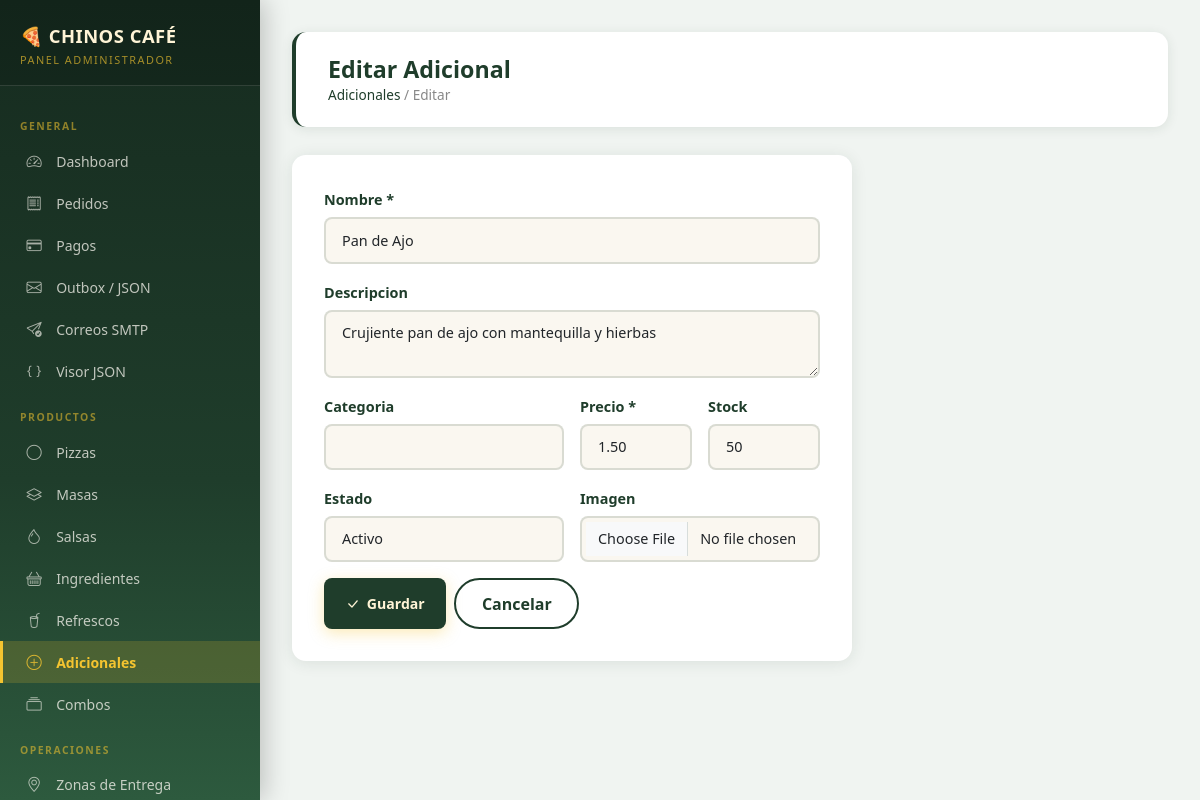
Page /admin/adicionales/editar/1 (signed in) on the committed database.
### app/models.py (models this page shows)
class Extra(db.Model):
    __tablename__ = 'adicionales'
    id = db.Column(db.Integer, primary_key=True)
    nombre = db.Column(db.String(100), nullable=False)
    descripcion = db.Column(db.Text)
    categoria = db.Column(db.String(80))
    precio = db.Column(db.Numeric(10, 2), nullable=False)
    stock = db.Column(db.Integer, default=50)
    imagen = db.Column(db.String(255))
    estado = db.Column(db.String(20), default='activo')

### app/routes/admin.py (the view, shortened to what this page needs)
@admin_bp.route('/adicionales/editar/<int:aid>', methods=['GET', 'POST'])
@login_required
@require_admin
def editar_adicional(aid):
    item = Extra.query.get_or_404(aid)
    return render_template('admin/editar_adicional.html', adicional=item)

### app/models.py (called while the page is built)
    @property
    def rol_nombre(self):
        return self.role.nombre if self.role else ''

    def is_admin(self):
        return self.rol_nombre == 'Administrador'

### app/routes/admin.py (called while the page is built)
def require_admin(f):
    from functools import wraps
    @wraps(f)
    def decorated(*args, **kwargs):
        if not current_user.is_authenticated or not current_user.is_admin():
            flash('Acceso restringido a administradores.', 'danger')
            return redirect(url_for('public.index'))
        return f(*args, **kwargs)
    return decorated

### app/templates/admin/editar_adicional.html (shortened to what this page needs)
{% extends "admin/base_admin.html" %}
{% block content %}
<div class="page-header"><div><h1>Editar Adicional</h1><div class="breadcrumb-custom"><a href="{{ url_for('admin.adicionales') }}">Adicionales</a> / Editar</div></div></div>
<div class="form-card" style="max-width:560px">
  <form method="POST" enctype="multipart/form-data">
    <div class="row g-3">
      <div class="col-12"><label class="form-label">Nombre *</label><input type="text" name="nombre" class="form-control" value="{{ adicional.nombre }}" required></div>
      <div class="col-12"><label class="form-label">Descripcion</label><textarea name="descripcion" class="form-control" rows="2">{{ adicional.descripcion or '' }}</textarea></div>
      <div class="col-md-6"><label class="form-label">Categoria</label><input type="text" name="categoria" class="form-control" value="{{ adicional.categoria or '' }}"></div>
      <div class="col-md-3"><label class="form-label">Precio *</label><input type="number" name="precio" class="form-control" step="0.01" value="{{ adicional.precio }}" required></div>
      <div class="col-md-3"><label class="form-label">Stock</label><input type="number" name="stock" class="form-control" value="{{ adicional.stock }}"></div>
      <div class="col-md-6"><label class="form-label">Estado</label><select name="estado" class="form-select"><option value="activo" {{ 'selected' if adicional.estado=='activo' }}>Activo</option></select></div>
      <div class="col-md-6"><label class="form-label">Imagen</label><input type="file" name="imagen" class="form-control" accept=".png,.jpg,.jpeg,.webp"></div>
      <div class="col-12 d-flex gap-2"><button type="submit" class="btn-primary-custom"><i class="bi bi-check-lg"></i> Guardar</button><a href="{{ url_for('admin.adicionales') }}" class="btn-outline-custom" style="color:var(--basil);border-color:var(--basil)">Cancelar</a></div>
    </div>
  </form>
</div>
{% endblock %}

### app/static/css/main.css (style rules this page uses)
:root { --basil: #1F3D2B; --cream: #FFF4D6; --tomato: #B83227; --cheese: #F4C430; --carbon: #171717; --warm: #FAF7F0; --basil-light: #2d5a3e; --shadow: 0 4px 20px rgba(31,61,43,.12); --shadow-lg: 0 8px 40px rgba(31,61,43,.18); --radius: 14px; --radius-sm: 8px; --transition: .25s ease; --font: 'Segoe UI', system-ui, -apple-system, sans-serif; }
*, *::before, *::after { box-sizing: border-box; margin: 0; padding: 0; }
html { font-size: 16px; scroll-behavior: smooth; }
body { font-family: var(--font); background: var(--warm); color: var(--carbon); min-height: 100vh; }
h1,h2,h3,h4,h5,h6 { line-height: 1.3; font-weight: 700; }
a { color: var(--basil); text-decoration: none; transition: color var(--transition); }
.btn-primary-custom { background: var(--cheese); color: var(--carbon); border: none; padding: .75rem 1.8rem; border-radius: 30px; font-weight: 700; font-size: .95rem; transition: all var(--transition); box-shadow: 0 4px 15px rgba(244,196,48,.35); cursor: pointer; display: inline-flex; align-items: center; gap: .5rem; }
.btn-outline-custom { background: transparent; color: var(--cream); border: 2px solid var(--cream); padding: .7rem 1.6rem; border-radius: 30px; font-weight: 600; transition: all var(--transition); cursor: pointer; display: inline-flex; align-items: center; gap: .5rem; }
.form-card { background: white; border-radius: var(--radius); padding: 2rem; box-shadow: var(--shadow); }
.form-label { font-weight: 600; color: var(--basil); font-size: .9rem; margin-bottom: .4rem; }
.form-control, .form-select { border: 2px solid rgba(31,61,43,.15); border-radius: var(--radius-sm); padding: .65rem 1rem; font-size: .9rem; transition: border-color var(--transition); background: var(--warm); }
.page-header { background: white; border-radius: var(--radius); padding: 1.5rem 2rem; margin-bottom: 1.5rem; box-shadow: var(--shadow); display: flex; align-items: center; justify-content: space-between; flex-wrap: wrap; gap: 1rem; }
.page-header h1 { font-size: 1.5rem; color: var(--basil); margin: 0; }
.breadcrumb-custom { color: #888; font-size: .85rem; }
.breadcrumb-custom a { color: var(--basil); }
:root { --basil-dark: #162b1f; --basil-mid: #2d5a3e; --gold: #e6b800; --sidebar-w: 260px; --admin-bg: #f0f4f1; }
body:has(.sidebar) { display: flex; overflow: hidden; height: 100vh; }
.page-header { background: white; border-radius: var(--radius); padding: 1.4rem 2rem; margin-bottom: 1.75rem; box-shadow: 0 2px 12px rgba(31,61,43,.1); display: flex; align-items: center; justify-content: space-between; flex-wrap: wrap; gap: 1rem; border-left: 4px solid var(--basil); }
.page-header h1 { font-size: 1.45rem; color: var(--basil); margin: 0; }
.form-card { background: white; border-radius: var(--radius); padding: 2rem; box-shadow: 0 2px 16px rgba(31,61,43,.1); transition: box-shadow .2s ease; }
.btn-primary-custom { background: var(--basil); color: var(--cream); border: none; border-radius: var(--radius-sm); padding: .65rem 1.35rem; font-weight: 700; font-size: .88rem; cursor: pointer; transition: all .2s ease; display: inline-flex; align-items: center; gap: .45rem; }
.form-card, .stat-card, .table-custom { animation: fadeInUp .35s ease both; }

### rows in the picture
Extra: nombre "Pan de Ajo", descripcion "Crujiente pan de ajo con mantequilla y hierbas", precio "1.50", stock "50"
